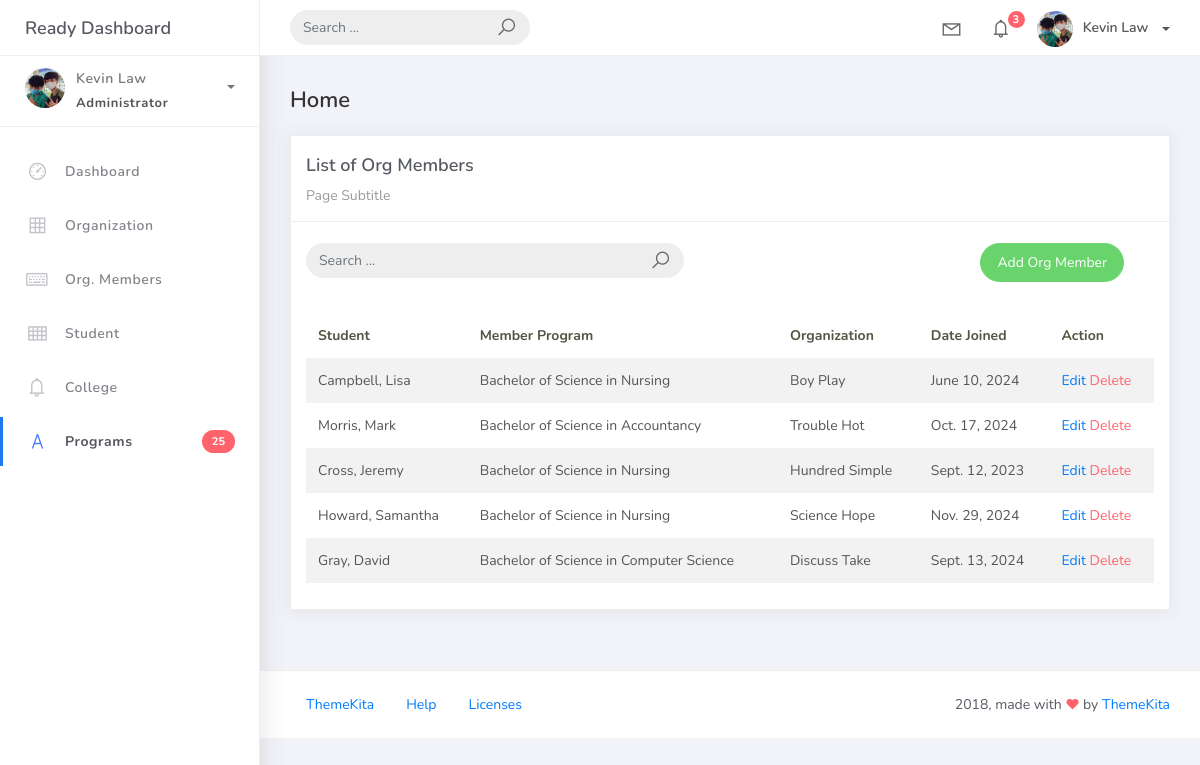
The page /org_members_list on the database as committed earlier.
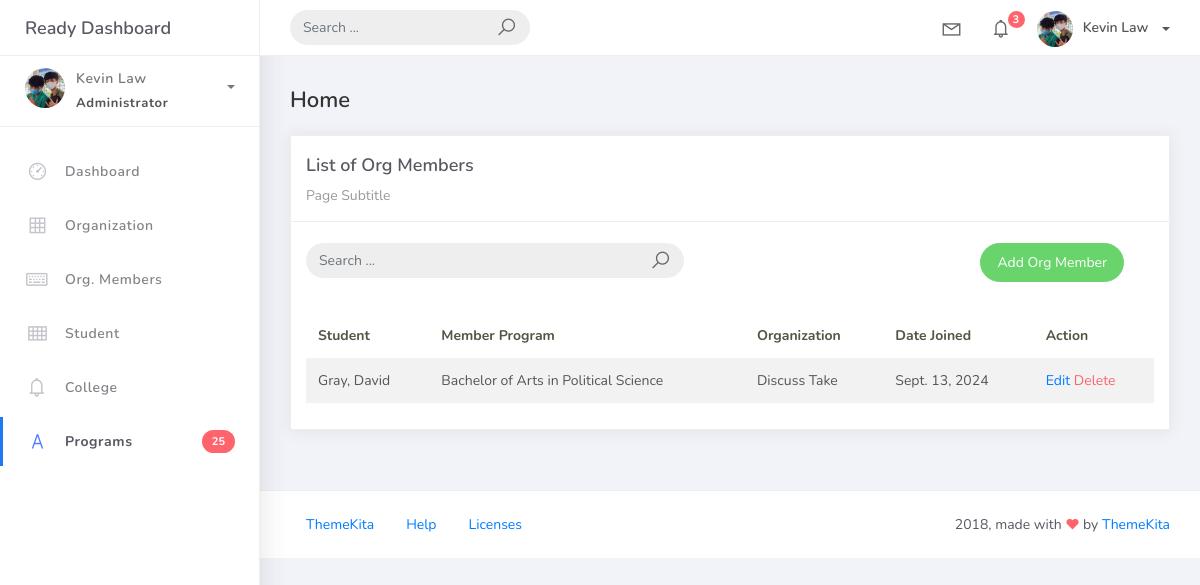
The same page on the database as committed later.
### studentorg/models.py (models this page shows)
class BaseModel (models.Model):
    created_at = models.DateTimeField(auto_now_add=True, db_index=True)
    updated_at = models.DateTimeField(auto_now=True)
    class Meta:
        abstract = True

class OrgMember(BaseModel):
    student = models.ForeignKey(Student, on_delete=models.CASCADE)
    organization = models.ForeignKey(Organization, on_delete=models.CASCADE)
    date_joined = models.DateField()

class Student(BaseModel):
    student_id = models.CharField(max_length=15)
    last_name = models.CharField(max_length=25)
    first_name = models.CharField(max_length=25)
    middle_name = models.CharField(max_length=25, blank=True, null=True)
    program = models.ForeignKey(Program, on_delete=models.CASCADE)
    def __str__(self):
        return f"{self.last_name}, {self.first_name}"

class Program(BaseModel):
    prog_name = models.CharField(max_length=150)
    college = models.ForeignKey(College, on_delete=models.CASCADE)
    def __str__(self):
        return self.prog_name

class Organization(BaseModel):
    name = models.CharField(max_length=250)
    college = models.ForeignKey(
        College,
        null=True,
        blank=True,
        on_delete=models.CASCADE
    )
    description = models.CharField(max_length=500)
    def __str__(self):
        return self.name

### studentorg/views.py (the view)
# urls.py: path('org_members_list', OrgMembersList.as_view(), name='org-members-list'),
class OrgMembersList(ListView):
    model = OrgMember
    context_object_name = 'org_member'
    template_name = "org_members_list.html"
    paginate_by = 5

### templates/org_members_list.html (shortened to what this page needs)
{% extends 'base.html' %} {% load static %} {% block content %}
<div class="content">
    <div class="container-fluid">
        <h4 class="page-title">Home</h4>
        <div class="row">
            <div class="col-md-12">
                <div class="card">
                    <div class="card-header">
                        <div class="card-title">List of Org Members</div>
                        <div class="card-category">Page Subtitle</div>
                    </div>
                    <br />
                    <div class="col-md-12 row">
                        <div class="col-md-6">
                            <form class="navbar-left navbar-form nav-search mr-md-3" action="">
                                <div class="input-group">
                                    <input type="text" placeholder="Search ..." class="form-control" />
                                    <div class="input-group-append">
                                        <span class="input-group-text">
                                            <i class="la la-search search-icon"></i>
                                        </span>
                                    </div>
                                </div>
                            </form>
                        </div>
                        <div class="col-md-6">
                            <div class="pull-right">
                                <a href="{% url 'org-members-add' %}" class="btn btn-success btn-rounded">Add Org Member</a>
                            </div>
                        </div>
                    </div>
                    <div class="card-body">
                        <table class="table table-striped mt-3">
                            <thead>
                                <tr>
                                    <th scope="col">Student</th>
                                    <th scope="col">Member Program</th>
                                    <th scope="col">Organization</th>
                                    <th scope="col">Date Joined</th>
                                    <th scope="col">Action</th>
                                </tr>
                            </thead>
                            <tbody>
                                {% for object in object_list %}
                                <tr>
                                    <td>{{ object.student }}</td>
                                    <td>{{ object.student.program }}</td>
                                    <td>{{ object.organization }}</td>
                                    <td>{{ object.date_joined }}</td>
                                    <td>
                                        <a href="org_members_list/{{ object.id }}">Edit</a>
                                        <a href="org_members_list/{{ object.id }}/delete" class="text-danger">Delete</a>
                                    </td>
                                </tr>
                                {% empty %}
                                <tr>
                                    <td colspan="5" style="text-align: center;">
                                        <p class="text-sm font-weight-bold mb-0">No Records Found</p>
                                    </td>
                                </tr>
                                {% endfor %}
                            </tbody>
                        </table>
                    </div>
                </div>
            </div>
        </div>
    </div>
</div>
{% endblock %}

### templates/base.html (shortened to what this page needs)
{% load static %}
<!DOCTYPE html>
<html>
<head>
	<link rel="stylesheet" href="{% static 'css/bootstrap.min.css' %}">
	<link rel="stylesheet" href="{% static 'css/ready.css' %}">
	<link rel="stylesheet" href="{% static 'css/demo.css' %}">
</head>
<body>
	<div class="wrapper">
		<div class="main-header">
			<div class="logo-header">
				<a href="index.html" class="logo">
					Ready Dashboard
				</a>
			</div>
			<nav class="navbar navbar-header navbar-expand-lg">
				<div class="container-fluid">
					<form class="navbar-left navbar-form nav-search mr-md-3" action="">
						<div class="input-group">
							<input type="text" placeholder="Search ..." class="form-control">
							<div class="input-group-append">
								<span class="input-group-text">
									<i class="la la-search search-icon"></i>
								</span>
							</div>
						</div>
					</form>
					<ul class="navbar-nav topbar-nav ml-md-auto align-items-center">
						<li class="nav-item dropdown hidden-caret">
							<a class="nav-link dropdown-toggle" href="#" id="navbarDropdown" role="button" data-toggle="dropdown" aria-haspopup="true" aria-expanded="false">
								<i class="la la-envelope"></i>
							</a>
						</li>
						<li class="nav-item dropdown hidden-caret">
							<a class="nav-link dropdown-toggle" href="#" id="navbarDropdown" role="button" data-toggle="dropdown" aria-haspopup="true" aria-expanded="false">
								<i class="la la-bell"></i>
								<span class="notification">3</span>
							</a>
						</li>
						<li class="nav-item dropdown">
							<a class="dropdown-toggle profile-pic" data-toggle="dropdown" href="#" aria-expanded="false">
								<img src="{% static 'img/kevin-law.jpg' %}" alt="user-img" width="36" class="img-circle"><span >Kevin Law</span></span> </a>
							</li>
						</ul>
					</div>
				</nav>
			</div>
			<div class="sidebar">
				<div class="scrollbar-inner sidebar-wrapper">
					<div class="user">
						<div class="photo">
							<img src="{% static 'img/kevin-law.jpg' %}">                            >
						</div>
						<div class="info">
							<a class="" data-toggle="collapse" href="#collapseExample" aria-expanded="true">
								<span>
									Kevin Law
									<span class="user-level">Administrator</span>
									<span class="caret"></span>
								</span>
							</a>
						</div>
					</div>
					<ul class="nav">
						<li class="nav-item">
							<a href="{% url 'home' %}">
								<i class="la la-dashboard"></i>
								<p>Dashboard</p>
							</a>
						</li>
						<li class="nav-item">
							<a href="{% url 'organization-list' %}">
								<i class="la la-table"></i>
                                <p>Organization</p>
							</a>
						</li>
						<li class="nav-item">
							<a href="{% url 'org-members-list' %}">
								<i class="la la-keyboard-o"></i>
                                <p>Org. Members</p>
							</a>
						</li>
						<li class="nav-item">
							<a href="{% url 'students-list' %}">
								<i class="la la-th"></i>
								<p>Student</p>
							</a>
						</li>
						<li class="nav-item">
							<a href="{% url 'college-list' %}">
								<i class="la la-bell"></i>
								<p>College</p>
							</a>
						</li>
						<li class="nav-item active">
							<a href="{% url 'program-list' %}">
								<i class="la la-font"></i>
								<p>Programs</p>
								<span class="badge badge-danger">25</span>
							</a>
						</li>
					</ul>
				</div>
			</div>
			<div class="main-panel">
				{% block content %}
                {% endblock %}
				<footer class="footer">
					<div class="container-fluid">
						<nav class="pull-left">
							<ul class="nav">
								<li class="nav-item">
									<a class="nav-link" href="http://www.themekita.com">
										ThemeKita
									</a>
								</li>
								<li class="nav-item">
									<a class="nav-link" href="#">
										Help
									</a>
								</li>
								<li class="nav-item">
									<a class="nav-link" href="#">
										Licenses
									</a>
								</li>
							</ul>
						</nav>
						<div class="copyright ml-auto">
							2018, made with <i class="la la-heart heart text-danger"></i> by <a href="http://www.themekita.com">ThemeKita</a>
						</div>
					</div>
				</footer>
			</div>
		</div>
</body>
	</body>
</html>

Rows that differ between the two databases and show on the page:
removed OrgMember: student "Campbell, Lisa", student.program "Bachelor of Science in Nursing", organization "Boy Play", date_joined "June 10, 2024"
removed OrgMember: student "Morris, Mark", student.program "Bachelor of Science in Accountancy", organization "Trouble Hot", date_joined "Oct. 17, 2024"
removed OrgMember: student "Cross, Jeremy", student.program "Bachelor of Science in Nursing", organization "Hundred Simple", date_joined "Sept. 12, 2023"
removed OrgMember: student "Howard, Samantha", student.program "Bachelor of Science in Nursing", organization "Science Hope", date_joined "Nov. 29, 2024"
changed through a linked row, OrgMember "Gray, David": student.program "Bachelor of Science in Computer Science" → "Bachelor of Arts in Political Science"
